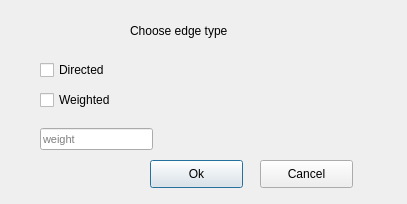
<?xml version="1.0" encoding="UTF-8"?>
<ui version="4.0">
 <class>EdgeForm</class>
 <widget class="QDialog" name="EdgeForm">
  <property name="geometry">
   <rect>
    <x>0</x>
    <y>0</y>
    <width>407</width>
    <height>204</height>
   </rect>
  </property>
  <property name="windowTitle">
   <string>Dialog</string>
  </property>
  <widget class="QPushButton" name="okButton">
   <property name="geometry">
    <rect>
     <x>150</x>
     <y>160</y>
     <width>93</width>
     <height>28</height>
    </rect>
   </property>
   <property name="text">
    <string>Ok</string>
   </property>
  </widget>
  <widget class="QPushButton" name="cancelButton">
   <property name="geometry">
    <rect>
     <x>260</x>
     <y>160</y>
     <width>93</width>
     <height>28</height>
    </rect>
   </property>
   <property name="text">
    <string>Cancel</string>
   </property>
  </widget>
  <widget class="QCheckBox" name="directedCheckBox">
   <property name="geometry">
    <rect>
     <x>40</x>
     <y>60</y>
     <width>111</width>
     <height>20</height>
    </rect>
   </property>
   <property name="font">
    <font>
     <pointsize>9</pointsize>
    </font>
   </property>
   <property name="text">
    <string>Directed</string>
   </property>
  </widget>
  <widget class="QCheckBox" name="weightedCheckBox">
   <property name="geometry">
    <rect>
     <x>40</x>
     <y>90</y>
     <width>121</width>
     <height>20</height>
    </rect>
   </property>
   <property name="font">
    <font>
     <pointsize>9</pointsize>
    </font>
   </property>
   <property name="text">
    <string>Weighted</string>
   </property>
  </widget>
  <widget class="QLineEdit" name="weightLineEdit">
   <property name="geometry">
    <rect>
     <x>40</x>
     <y>128</y>
     <width>113</width>
     <height>22</height>
    </rect>
   </property>
   <property name="font">
    <font>
     <pointsize>8</pointsize>
    </font>
   </property>
   <property name="placeholderText">
    <string>weight</string>
   </property>
  </widget>
  <widget class="QLabel" name="label">
   <property name="geometry">
    <rect>
     <x>130</x>
     <y>10</y>
     <width>151</width>
     <height>41</height>
    </rect>
   </property>
   <property name="sizePolicy">
    <sizepolicy hsizetype="Preferred" vsizetype="Preferred">
     <horstretch>0</horstretch>
     <verstretch>0</verstretch>
    </sizepolicy>
   </property>
   <property name="font">
    <font>
     <pointsize>9</pointsize>
    </font>
   </property>
   <property name="text">
    <string>Choose edge type</string>
   </property>
   <property name="scaledContents">
    <bool>false</bool>
   </property>
  </widget>
 </widget>
 <resources/>
 <connections>
  <connection>
   <sender>cancelButton</sender>
   <signal>clicked()</signal>
   <receiver>EdgeForm</receiver>
   <slot>reject()</slot>
   <hints>
    <hint type="sourcelabel">
     <x>306</x>
     <y>243</y>
    </hint>
    <hint type="destinationlabel">
     <x>199</x>
     <y>149</y>
    </hint>
   </hints>
  </connection>
 </connections>
</ui>
